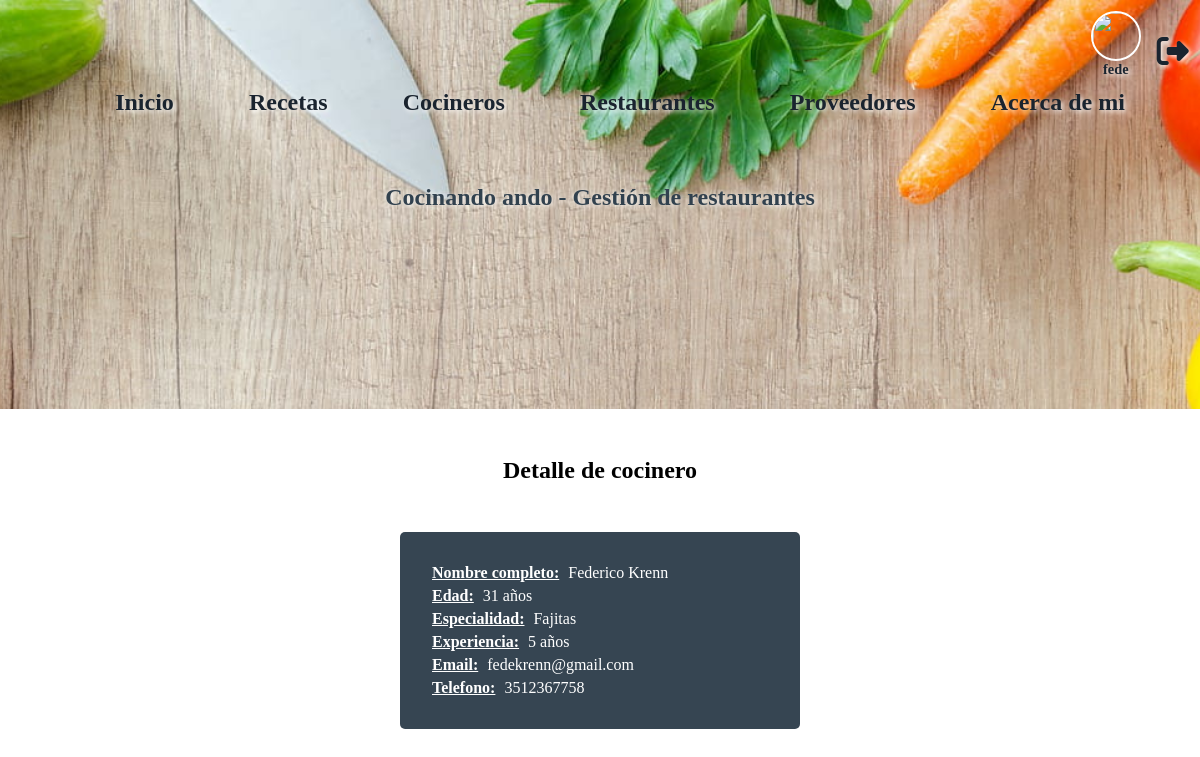
Page /detalle-cocinero/1 (signed in) on the committed database.
### aplicacion/models.py (models this page shows, shortened)
class Cocinero(models.Model):
    nombre = models.CharField(max_length=50)
    apellido = models.CharField(max_length=50)
    edad = models.IntegerField()
    especialidad = models.CharField(max_length=50)
    anios_experiencia = models.IntegerField()
    email = models.CharField(max_length=50)
    telefono = models.CharField(max_length=50)

### aplicacion/views.py (the view)
# urls.py: path("detalle-cocinero/<int:pk>", CocineroDetail.as_view(), name="detail_cocinero"),
class CocineroDetail(LoginRequiredMixin, DetailView):
    model = Cocinero
    template_name = "aplicacion/cocineros/detalle_cocinero.html"

### aplicacion/templates/aplicacion/cocineros/detalle_cocinero.html (shortened to what this page needs)
{% extends "aplicacion/index.html" %}
{% block content %}
<section class="model-detail">
  <h2>Detalle de cocinero</h2>
  <ul>
    <li><span>Nombre completo:</span> {{ cocinero.nombre }} {{ cocinero.apellido }}</li>
    <li><span>Edad:</span> {{cocinero.edad}} años</li>
    <li><span>Especialidad:</span> {{cocinero.especialidad}}</li>
    <li><span>Experiencia:</span> {{cocinero.anios_experiencia}} años</li>
    <li><span>Email:</span> {{cocinero.email}}</li>
    <li><span>Telefono:</span> {{cocinero.telefono}}</li>
  </ul>
</section>
{% endblock %}

### aplicacion/templates/aplicacion/index.html (shortened to what this page needs)
<!DOCTYPE html>
<html lang="es">
<head>
  {% load static %}
  <link rel="stylesheet" href="https://cdn.jsdelivr.net/npm/water.css@2/out/dark.css">
  <link href="{% static 'aplicacion/css/styles.css' %}" rel="stylesheet" />
</head>
<body>
  <header>
    <nav class="sesion">
      <ul>
        {% if user.is_authenticated %}
        <li>
          <a href="{% url 'editar_perfil' %}" title="Editar perfil" class="avatar-container">
            <img src="{{ request.session.avatar }}" class="avatar rounded" />
            {{ user.username }}
          </a>
        </li>
        <li><a href="{% url 'logout' %}"><i class="fas fa-sign-out-alt" title="Logout"></i> </a></li>
        {% else %}
        <li><a href="{% url 'login' %}">Login</a></li>
        <li><a href="{% url 'registro' %}">Registro</a></li>
        {% endif %}
      </ul>
    </nav>
    <nav class="urls">
      <ul>
        <li><a href="{% url 'inicio' %}">Inicio</a></li>
        {% if user.is_authenticated %}
        <li><a href="{% url 'recetas' %}">Recetas</a></li>
        <li><a href="{% url 'cocineros' %}">Cocineros</a></li>
        <li><a href="{% url 'restaurantes' %}">Restaurantes</a></li>
        <li><a href="{% url 'proveedores' %}">Proveedores</a></li>
        {% endif %}
        <li><a href="{% url 'acerca_de_mi' %}">Acerca de mi</a></li>
      </ul>
      <h1>Cocinando ando - Gestión de restaurantes</h1>
    </nav>
  </header>
  <main>
    {% block content %}{% endblock %}
  </main>
</body>
</html>

### aplicacion/static/aplicacion/css/styles.css (style rules this page uses)
* { box-sizing: border-box; }
body { margin: 0; padding: 0; max-width: 100%; }
nav.urls { min-height: 40vh; }
nav.sesion ul { display: flex; justify-content: flex-end; align-items: baseline; gap: 1em; margin: 0; padding: .7em; }
nav.sesion i { font-size: 2em; }
.urls ul { display: flex; align-items: center; justify-content: space-evenly; padding-bottom: 2em; margin: 0; font-size: 1.5em; }
li { list-style: none; }
.avatar-container { display: flex; flex-direction: column; align-items: center; font-size: .9em; }
.avatar { width: 50px; height: 50px; border-radius: 50%; object-fit: cover; }
.rounded { border: 2px solid #fff; }
header { background-image: url('../assets/header.jpg'); background-size: cover; background-position: center; background-attachment: fixed; }
header a { text-decoration: none; color: #1a242f; font-weight: bold; text-shadow: 2px 2px 5px #ffffff; }
h1 { color: #31414e; text-shadow: 1px 1px 5px #ffffff; }
h2 { margin: 2em 0; }
h1, h2 { text-align: center; }
.model-detail { min-height: 70vh; }
.model-detail ul { display: flex; flex-direction: column; align-items: flex-start; gap: 5px; font-size: 1em; width: 400px; margin: 0 auto; padding: 2em; background-color: #364552; border-radius: 5px; color: #fff; }
.model-detail span { font-weight: bold; font-weight: 1.2em; text-decoration: underline; margin-right: 5px; }

### rows in the picture
Cocinero: nombre "Federico", apellido "Krenn", edad "31", especialidad "Fajitas", anios_experiencia "5", email "fedekrenn@gmail.com", telefono "3512367758"

### other values in the picture
{{ user.username }} "fede"
